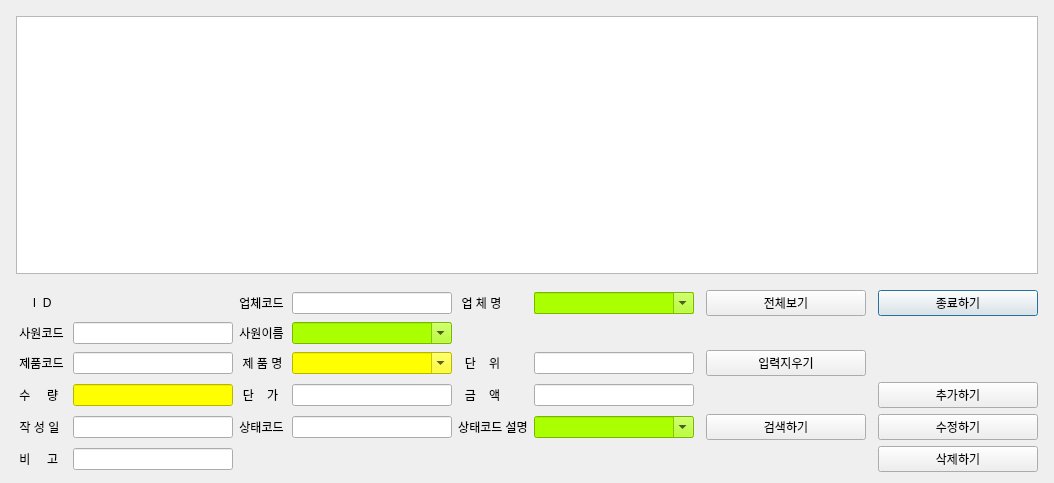
<?xml version="1.0" encoding="UTF-8"?>
<ui version="4.0">
 <class>ConsumableReceiptDialog</class>
 <widget class="QDialog" name="ConsumableReceiptDialog">
  <property name="geometry">
   <rect>
    <x>0</x>
    <y>0</y>
    <width>1054</width>
    <height>483</height>
   </rect>
  </property>
  <property name="sizePolicy">
   <sizepolicy hsizetype="Expanding" vsizetype="Expanding">
    <horstretch>0</horstretch>
    <verstretch>1</verstretch>
   </sizepolicy>
  </property>
  <property name="windowTitle">
   <string>매입내역</string>
  </property>
  <layout class="QGridLayout" name="gridLayout_2">
   <item row="0" column="0">
    <layout class="QGridLayout" name="gridLayout">
     <property name="leftMargin">
      <number>5</number>
     </property>
     <property name="topMargin">
      <number>5</number>
     </property>
     <property name="rightMargin">
      <number>5</number>
     </property>
     <item row="2" column="9">
      <widget class="QPushButton" name="pb_consumablereceipt_cancel">
       <property name="sizePolicy">
        <sizepolicy hsizetype="Expanding" vsizetype="Fixed">
         <horstretch>0</horstretch>
         <verstretch>0</verstretch>
        </sizepolicy>
       </property>
       <property name="text">
        <string>종료하기</string>
       </property>
      </widget>
     </item>
     <item row="2" column="0">
      <widget class="QLabel" name="label">
       <property name="sizePolicy">
        <sizepolicy hsizetype="Fixed" vsizetype="Fixed">
         <horstretch>0</horstretch>
         <verstretch>0</verstretch>
        </sizepolicy>
       </property>
       <property name="text">
        <string>     I  D    </string>
       </property>
       <property name="alignment">
        <set>Qt::AlignCenter</set>
       </property>
      </widget>
     </item>
     <item row="2" column="1">
      <widget class="QLabel" name="lbl_consumablereceipt_id">
       <property name="sizePolicy">
        <sizepolicy hsizetype="Expanding" vsizetype="Fixed">
         <horstretch>0</horstretch>
         <verstretch>0</verstretch>
        </sizepolicy>
       </property>
       <property name="text">
        <string/>
       </property>
      </widget>
     </item>
     <item row="4" column="4">
      <widget class="QLabel" name="label_5">
       <property name="sizePolicy">
        <sizepolicy hsizetype="Fixed" vsizetype="Fixed">
         <horstretch>0</horstretch>
         <verstretch>0</verstretch>
        </sizepolicy>
       </property>
       <property name="text">
        <string>  단    위  </string>
       </property>
       <property name="alignment">
        <set>Qt::AlignCenter</set>
       </property>
      </widget>
     </item>
     <item row="2" column="2">
      <widget class="QLabel" name="label_7">
       <property name="sizePolicy">
        <sizepolicy hsizetype="Fixed" vsizetype="Fixed">
         <horstretch>0</horstretch>
         <verstretch>0</verstretch>
        </sizepolicy>
       </property>
       <property name="text">
        <string>업체코드</string>
       </property>
       <property name="alignment">
        <set>Qt::AlignCenter</set>
       </property>
      </widget>
     </item>
     <item row="5" column="1">
      <widget class="QLineEdit" name="entry_consumablereceipt_qty">
       <property name="sizePolicy">
        <sizepolicy hsizetype="Expanding" vsizetype="Fixed">
         <horstretch>0</horstretch>
         <verstretch>0</verstretch>
        </sizepolicy>
       </property>
       <property name="palette">
        <palette>
         <active>
          <colorrole role="WindowText">
           <brush brushstyle="SolidPattern">
            <color alpha="255">
             <red>255</red>
             <green>255</green>
             <blue>255</blue>
            </color>
           </brush>
          </colorrole>
          <colorrole role="Button">
           <brush brushstyle="SolidPattern">
            <color alpha="255">
             <red>255</red>
             <green>255</green>
             <blue>0</blue>
            </color>
           </brush>
          </colorrole>
          <colorrole role="Base">
           <brush brushstyle="SolidPattern">
            <color alpha="255">
             <red>255</red>
             <green>255</green>
             <blue>0</blue>
            </color>
           </brush>
          </colorrole>
          <colorrole role="Window">
           <brush brushstyle="SolidPattern">
            <color alpha="255">
             <red>255</red>
             <green>255</green>
             <blue>0</blue>
            </color>
           </brush>
          </colorrole>
         </active>
         <inactive>
          <colorrole role="WindowText">
           <brush brushstyle="SolidPattern">
            <color alpha="255">
             <red>255</red>
             <green>255</green>
             <blue>255</blue>
            </color>
           </brush>
          </colorrole>
          <colorrole role="Button">
           <brush brushstyle="SolidPattern">
            <color alpha="255">
             <red>255</red>
             <green>255</green>
             <blue>0</blue>
            </color>
           </brush>
          </colorrole>
          <colorrole role="Base">
           <brush brushstyle="SolidPattern">
            <color alpha="255">
             <red>255</red>
             <green>255</green>
             <blue>0</blue>
            </color>
           </brush>
          </colorrole>
          <colorrole role="Window">
           <brush brushstyle="SolidPattern">
            <color alpha="255">
             <red>255</red>
             <green>255</green>
             <blue>0</blue>
            </color>
           </brush>
          </colorrole>
         </inactive>
         <disabled>
          <colorrole role="WindowText">
           <brush brushstyle="SolidPattern">
            <color alpha="255">
             <red>120</red>
             <green>120</green>
             <blue>120</blue>
            </color>
           </brush>
          </colorrole>
          <colorrole role="Button">
           <brush brushstyle="SolidPattern">
            <color alpha="255">
             <red>255</red>
             <green>255</green>
             <blue>0</blue>
            </color>
           </brush>
          </colorrole>
          <colorrole role="Base">
           <brush brushstyle="SolidPattern">
            <color alpha="255">
             <red>255</red>
             <green>255</green>
             <blue>0</blue>
            </color>
           </brush>
          </colorrole>
          <colorrole role="Window">
           <brush brushstyle="SolidPattern">
            <color alpha="255">
             <red>255</red>
             <green>255</green>
             <blue>0</blue>
            </color>
           </brush>
          </colorrole>
         </disabled>
        </palette>
       </property>
       <property name="styleSheet">
        <string notr="true">background-color: rgb(255, 255, 0);</string>
       </property>
      </widget>
     </item>
     <item row="4" column="5">
      <widget class="QLineEdit" name="entry_consumablereceipt_um">
       <property name="sizePolicy">
        <sizepolicy hsizetype="Expanding" vsizetype="Fixed">
         <horstretch>0</horstretch>
         <verstretch>0</verstretch>
        </sizepolicy>
       </property>
      </widget>
     </item>
     <item row="2" column="7">
      <widget class="QPushButton" name="pb_consumablereceipt_show">
       <property name="sizePolicy">
        <sizepolicy hsizetype="Expanding" vsizetype="Fixed">
         <horstretch>0</horstretch>
         <verstretch>0</verstretch>
        </sizepolicy>
       </property>
       <property name="text">
        <string>전체보기</string>
       </property>
      </widget>
     </item>
     <item row="1" column="0">
      <spacer name="verticalSpacer">
       <property name="orientation">
        <enum>Qt::Vertical</enum>
       </property>
       <property name="sizeHint" stdset="0">
        <size>
         <width>20</width>
         <height>10</height>
        </size>
       </property>
      </spacer>
     </item>
     <item row="4" column="0">
      <widget class="QLabel" name="label_2">
       <property name="sizePolicy">
        <sizepolicy hsizetype="Fixed" vsizetype="Fixed">
         <horstretch>0</horstretch>
         <verstretch>0</verstretch>
        </sizepolicy>
       </property>
       <property name="text">
        <string> 제품코드 </string>
       </property>
       <property name="alignment">
        <set>Qt::AlignCenter</set>
       </property>
      </widget>
     </item>
     <item row="2" column="3">
      <widget class="QLineEdit" name="entry_consumablereceipt_ccode">
       <property name="sizePolicy">
        <sizepolicy hsizetype="Expanding" vsizetype="Fixed">
         <horstretch>0</horstretch>
         <verstretch>0</verstretch>
        </sizepolicy>
       </property>
      </widget>
     </item>
     <item row="5" column="0">
      <widget class="QLabel" name="label_4">
       <property name="sizePolicy">
        <sizepolicy hsizetype="Fixed" vsizetype="Fixed">
         <horstretch>0</horstretch>
         <verstretch>0</verstretch>
        </sizepolicy>
       </property>
       <property name="text">
        <string> 수     량  </string>
       </property>
       <property name="alignment">
        <set>Qt::AlignCenter</set>
       </property>
      </widget>
     </item>
     <item row="2" column="4">
      <widget class="QLabel" name="label_8">
       <property name="sizePolicy">
        <sizepolicy hsizetype="Fixed" vsizetype="Fixed">
         <horstretch>0</horstretch>
         <verstretch>0</verstretch>
        </sizepolicy>
       </property>
       <property name="text">
        <string> 업 체 명 </string>
       </property>
       <property name="alignment">
        <set>Qt::AlignCenter</set>
       </property>
      </widget>
     </item>
     <item row="4" column="2">
      <widget class="QLabel" name="label_3">
       <property name="sizePolicy">
        <sizepolicy hsizetype="Fixed" vsizetype="Fixed">
         <horstretch>0</horstretch>
         <verstretch>0</verstretch>
        </sizepolicy>
       </property>
       <property name="text">
        <string> 제 품 명 </string>
       </property>
       <property name="alignment">
        <set>Qt::AlignCenter</set>
       </property>
      </widget>
     </item>
     <item row="5" column="2">
      <widget class="QLabel" name="label_9">
       <property name="sizePolicy">
        <sizepolicy hsizetype="Fixed" vsizetype="Fixed">
         <horstretch>0</horstretch>
         <verstretch>0</verstretch>
        </sizepolicy>
       </property>
       <property name="text">
        <string> 단    가 </string>
       </property>
       <property name="alignment">
        <set>Qt::AlignCenter</set>
       </property>
      </widget>
     </item>
     <item row="4" column="1">
      <widget class="QLineEdit" name="entry_consumablereceipt_pcode">
       <property name="sizePolicy">
        <sizepolicy hsizetype="Expanding" vsizetype="Fixed">
         <horstretch>0</horstretch>
         <verstretch>0</verstretch>
        </sizepolicy>
       </property>
      </widget>
     </item>
     <item row="5" column="3">
      <widget class="QLineEdit" name="entry_consumablereceipt_unitprice">
       <property name="sizePolicy">
        <sizepolicy hsizetype="Expanding" vsizetype="Fixed">
         <horstretch>0</horstretch>
         <verstretch>0</verstretch>
        </sizepolicy>
       </property>
      </widget>
     </item>
     <item row="6" column="1">
      <widget class="QLineEdit" name="entry_consumablereceipt_trxdt">
       <property name="sizePolicy">
        <sizepolicy hsizetype="Expanding" vsizetype="Fixed">
         <horstretch>0</horstretch>
         <verstretch>0</verstretch>
        </sizepolicy>
       </property>
      </widget>
     </item>
     <item row="6" column="2">
      <widget class="QLabel" name="label_11">
       <property name="sizePolicy">
        <sizepolicy hsizetype="Fixed" vsizetype="Fixed">
         <horstretch>0</horstretch>
         <verstretch>0</verstretch>
        </sizepolicy>
       </property>
       <property name="text">
        <string>상태코드</string>
       </property>
       <property name="alignment">
        <set>Qt::AlignCenter</set>
       </property>
      </widget>
     </item>
     <item row="6" column="0">
      <widget class="QLabel" name="label_10">
       <property name="sizePolicy">
        <sizepolicy hsizetype="Fixed" vsizetype="Fixed">
         <horstretch>0</horstretch>
         <verstretch>0</verstretch>
        </sizepolicy>
       </property>
       <property name="text">
        <string> 작 성 일 </string>
       </property>
       <property name="alignment">
        <set>Qt::AlignCenter</set>
       </property>
      </widget>
     </item>
     <item row="3" column="2">
      <widget class="QLabel" name="label_13">
       <property name="sizePolicy">
        <sizepolicy hsizetype="Fixed" vsizetype="Fixed">
         <horstretch>0</horstretch>
         <verstretch>0</verstretch>
        </sizepolicy>
       </property>
       <property name="text">
        <string>사원이름</string>
       </property>
       <property name="alignment">
        <set>Qt::AlignCenter</set>
       </property>
      </widget>
     </item>
     <item row="3" column="1">
      <widget class="QLineEdit" name="entry_consumablereceipt_ecode">
       <property name="sizePolicy">
        <sizepolicy hsizetype="Expanding" vsizetype="Fixed">
         <horstretch>0</horstretch>
         <verstretch>0</verstretch>
        </sizepolicy>
       </property>
      </widget>
     </item>
     <item row="3" column="0">
      <widget class="QLabel" name="label_12">
       <property name="sizePolicy">
        <sizepolicy hsizetype="Fixed" vsizetype="Fixed">
         <horstretch>0</horstretch>
         <verstretch>0</verstretch>
        </sizepolicy>
       </property>
       <property name="text">
        <string> 사원코드 </string>
       </property>
       <property name="alignment">
        <set>Qt::AlignCenter</set>
       </property>
      </widget>
     </item>
     <item row="2" column="5">
      <widget class="QComboBox" name="cb_consumablereceipt_cname">
       <property name="sizePolicy">
        <sizepolicy hsizetype="Expanding" vsizetype="Fixed">
         <horstretch>0</horstretch>
         <verstretch>0</verstretch>
        </sizepolicy>
       </property>
       <property name="autoFillBackground">
        <bool>true</bool>
       </property>
       <property name="styleSheet">
        <string notr="true">background-color: rgb(170, 255, 0);</string>
       </property>
       <property name="editable">
        <bool>true</bool>
       </property>
      </widget>
     </item>
     <item row="5" column="5">
      <widget class="QLineEdit" name="entry_consumablereceipt_amount">
       <property name="sizePolicy">
        <sizepolicy hsizetype="Expanding" vsizetype="Fixed">
         <horstretch>0</horstretch>
         <verstretch>0</verstretch>
        </sizepolicy>
       </property>
      </widget>
     </item>
     <item row="5" column="4">
      <widget class="QLabel" name="label_14">
       <property name="sizePolicy">
        <sizepolicy hsizetype="Fixed" vsizetype="Fixed">
         <horstretch>0</horstretch>
         <verstretch>0</verstretch>
        </sizepolicy>
       </property>
       <property name="text">
        <string>  금    액  </string>
       </property>
       <property name="alignment">
        <set>Qt::AlignCenter</set>
       </property>
      </widget>
     </item>
     <item row="3" column="3">
      <widget class="QComboBox" name="cb_consumablereceipt_ename">
       <property name="sizePolicy">
        <sizepolicy hsizetype="Expanding" vsizetype="Fixed">
         <horstretch>0</horstretch>
         <verstretch>0</verstretch>
        </sizepolicy>
       </property>
       <property name="styleSheet">
        <string notr="true">background-color: rgb(170, 255, 0);</string>
       </property>
       <property name="editable">
        <bool>true</bool>
       </property>
      </widget>
     </item>
     <item row="4" column="3">
      <widget class="QComboBox" name="cb_consumablereceipt_pname">
       <property name="sizePolicy">
        <sizepolicy hsizetype="Expanding" vsizetype="Fixed">
         <horstretch>0</horstretch>
         <verstretch>0</verstretch>
        </sizepolicy>
       </property>
       <property name="palette">
        <palette>
         <active>
          <colorrole role="WindowText">
           <brush brushstyle="SolidPattern">
            <color alpha="255">
             <red>0</red>
             <green>0</green>
             <blue>0</blue>
            </color>
           </brush>
          </colorrole>
          <colorrole role="Button">
           <brush brushstyle="SolidPattern">
            <color alpha="255">
             <red>255</red>
             <green>255</green>
             <blue>0</blue>
            </color>
           </brush>
          </colorrole>
          <colorrole role="Light">
           <brush brushstyle="SolidPattern">
            <color alpha="255">
             <red>255</red>
             <green>127</green>
             <blue>127</blue>
            </color>
           </brush>
          </colorrole>
          <colorrole role="Midlight">
           <brush brushstyle="SolidPattern">
            <color alpha="255">
             <red>255</red>
             <green>63</green>
             <blue>63</blue>
            </color>
           </brush>
          </colorrole>
          <colorrole role="Dark">
           <brush brushstyle="SolidPattern">
            <color alpha="255">
             <red>127</red>
             <green>0</green>
             <blue>0</blue>
            </color>
           </brush>
          </colorrole>
          <colorrole role="Mid">
           <brush brushstyle="SolidPattern">
            <color alpha="255">
             <red>170</red>
             <green>0</green>
             <blue>0</blue>
            </color>
           </brush>
          </colorrole>
          <colorrole role="Text">
           <brush brushstyle="SolidPattern">
            <color alpha="255">
             <red>0</red>
             <green>0</green>
             <blue>0</blue>
            </color>
           </brush>
          </colorrole>
          <colorrole role="BrightText">
           <brush brushstyle="SolidPattern">
            <color alpha="255">
             <red>255</red>
             <green>255</green>
             <blue>255</blue>
            </color>
           </brush>
          </colorrole>
          <colorrole role="ButtonText">
           <brush brushstyle="SolidPattern">
            <color alpha="255">
             <red>0</red>
             <green>0</green>
             <blue>0</blue>
            </color>
           </brush>
          </colorrole>
          <colorrole role="Base">
           <brush brushstyle="SolidPattern">
            <color alpha="255">
             <red>255</red>
             <green>255</green>
             <blue>0</blue>
            </color>
           </brush>
          </colorrole>
          <colorrole role="Window">
           <brush brushstyle="SolidPattern">
            <color alpha="255">
             <red>255</red>
             <green>255</green>
             <blue>0</blue>
            </color>
           </brush>
          </colorrole>
          <colorrole role="Shadow">
           <brush brushstyle="SolidPattern">
            <color alpha="255">
             <red>0</red>
             <green>0</green>
             <blue>0</blue>
            </color>
           </brush>
          </colorrole>
          <colorrole role="AlternateBase">
           <brush brushstyle="SolidPattern">
            <color alpha="255">
             <red>255</red>
             <green>127</green>
             <blue>127</blue>
            </color>
           </brush>
          </colorrole>
          <colorrole role="ToolTipBase">
           <brush brushstyle="SolidPattern">
            <color alpha="255">
             <red>255</red>
             <green>255</green>
             <blue>220</blue>
            </color>
           </brush>
          </colorrole>
          <colorrole role="ToolTipText">
           <brush brushstyle="SolidPattern">
            <color alpha="255">
             <red>0</red>
             <green>0</green>
             <blue>0</blue>
            </color>
           </brush>
          </colorrole>
         </active>
         <inactive>
          <colorrole role="WindowText">
           <brush brushstyle="SolidPattern">
            <color alpha="255">
             <red>0</red>
             <green>0</green>
             <blue>0</blue>
            </color>
           </brush>
          </colorrole>
          <colorrole role="Button">
           <brush brushstyle="SolidPattern">
            <color alpha="255">
             <red>255</red>
             <green>255</green>
             <blue>0</blue>
            </color>
           </brush>
          </colorrole>
          <colorrole role="Light">
           <brush brushstyle="SolidPattern">
            <color alpha="255">
             <red>255</red>
             <green>127</green>
             <blue>127</blue>
            </color>
           </brush>
          </colorrole>
          <colorrole role="Midlight">
           <brush brushstyle="SolidPattern">
            <color alpha="255">
             <red>255</red>
             <green>63</green>
             <blue>63</blue>
            </color>
           </brush>
          </colorrole>
          <colorrole role="Dark">
           <brush brushstyle="SolidPattern">
            <color alpha="255">
             <red>127</red>
             <green>0</green>
             <blue>0</blue>
            </color>
           </brush>
          </colorrole>
          <colorrole role="Mid">
           <brush brushstyle="SolidPattern">
            <color alpha="255">
             <red>170</red>
             <green>0</green>
             <blue>0</blue>
            </color>
           </brush>
          </colorrole>
          <colorrole role="Text">
           <brush brushstyle="SolidPattern">
            <color alpha="255">
             <red>0</red>
             <green>0</green>
             <blue>0</blue>
            </color>
           </brush>
          </colorrole>
          <colorrole role="BrightText">
           <brush brushstyle="SolidPattern">
            <color alpha="255">
             <red>255</red>
             <green>255</green>
             <blue>255</blue>
            </color>
           </brush>
          </colorrole>
          <colorrole role="ButtonText">
           <brush brushstyle="SolidPattern">
            <color alpha="255">
             <red>0</red>
             <green>0</green>
             <blue>0</blue>
            </color>
           </brush>
          </colorrole>
          <colorrole role="Base">
           <brush brushstyle="SolidPattern">
            <color alpha="255">
             <red>255</red>
             <green>255</green>
             <blue>0</blue>
            </color>
           </brush>
          </colorrole>
          <colorrole role="Window">
           <brush brushstyle="SolidPattern">
            <color alpha="255">
             <red>255</red>
             <green>255</green>
             <blue>0</blue>
            </color>
           </brush>
          </colorrole>
          <colorrole role="Shadow">
           <brush brushstyle="SolidPattern">
            <color alpha="255">
             <red>0</red>
             <green>0</green>
             <blue>0</blue>
            </color>
           </brush>
          </colorrole>
          <colorrole role="AlternateBase">
           <brush brushstyle="SolidPattern">
            <color alpha="255">
             <red>255</red>
             <green>127</green>
             <blue>127</blue>
            </color>
           </brush>
          </colorrole>
          <colorrole role="ToolTipBase">
           <brush brushstyle="SolidPattern">
            <color alpha="255">
             <red>255</red>
             <green>255</green>
             <blue>220</blue>
            </color>
           </brush>
          </colorrole>
          <colorrole role="ToolTipText">
           <brush brushstyle="SolidPattern">
            <color alpha="255">
             <red>0</red>
             <green>0</green>
             <blue>0</blue>
            </color>
           </brush>
          </colorrole>
         </inactive>
         <disabled>
          <colorrole role="WindowText">
           <brush brushstyle="SolidPattern">
            <color alpha="255">
             <red>127</red>
             <green>0</green>
             <blue>0</blue>
            </color>
           </brush>
          </colorrole>
          <colorrole role="Button">
           <brush brushstyle="SolidPattern">
            <color alpha="255">
             <red>255</red>
             <green>255</green>
             <blue>0</blue>
            </color>
           </brush>
          </colorrole>
          <colorrole role="Light">
           <brush brushstyle="SolidPattern">
            <color alpha="255">
             <red>255</red>
             <green>127</green>
             <blue>127</blue>
            </color>
           </brush>
          </colorrole>
          <colorrole role="Midlight">
           <brush brushstyle="SolidPattern">
            <color alpha="255">
             <red>255</red>
             <green>63</green>
             <blue>63</blue>
            </color>
           </brush>
          </colorrole>
          <colorrole role="Dark">
           <brush brushstyle="SolidPattern">
            <color alpha="255">
             <red>127</red>
             <green>0</green>
             <blue>0</blue>
            </color>
           </brush>
          </colorrole>
          <colorrole role="Mid">
           <brush brushstyle="SolidPattern">
            <color alpha="255">
             <red>170</red>
             <green>0</green>
             <blue>0</blue>
            </color>
           </brush>
          </colorrole>
          <colorrole role="Text">
           <brush brushstyle="SolidPattern">
            <color alpha="255">
             <red>127</red>
             <green>0</green>
             <blue>0</blue>
            </color>
           </brush>
          </colorrole>
          <colorrole role="BrightText">
           <brush brushstyle="SolidPattern">
            <color alpha="255">
             <red>255</red>
             <green>255</green>
             <blue>255</blue>
            </color>
           </brush>
          </colorrole>
          <colorrole role="ButtonText">
           <brush brushstyle="SolidPattern">
            <color alpha="255">
             <red>127</red>
             <green>0</green>
             <blue>0</blue>
            </color>
           </brush>
          </colorrole>
          <colorrole role="Base">
           <brush brushstyle="SolidPattern">
            <color alpha="255">
             <red>255</red>
             <green>255</green>
             <blue>0</blue>
            </color>
           </brush>
          </colorrole>
          <colorrole role="Window">
           <brush brushstyle="SolidPattern">
            <color alpha="255">
             <red>255</red>
             <green>255</green>
             <blue>0</blue>
            </color>
           </brush>
          </colorrole>
          <colorrole role="Shadow">
           <brush brushstyle="SolidPattern">
            <color alpha="255">
             <red>0</red>
             <green>0</green>
             <blue>0</blue>
            </color>
           </brush>
          </colorrole>
          <colorrole role="AlternateBase">
           <brush brushstyle="SolidPattern">
            <color alpha="255">
             <red>255</red>
             <green>0</green>
             <blue>0</blue>
            </color>
           </brush>
          </colorrole>
          <colorrole role="ToolTipBase">
           <brush brushstyle="SolidPattern">
            <color alpha="255">
             <red>255</red>
             <green>255</green>
             <blue>220</blue>
            </color>
           </brush>
          </colorrole>
          <colorrole role="ToolTipText">
           <brush brushstyle="SolidPattern">
            <color alpha="255">
             <red>0</red>
             <green>0</green>
             <blue>0</blue>
            </color>
           </brush>
          </colorrole>
         </disabled>
        </palette>
       </property>
       <property name="styleSheet">
        <string notr="true">background-color: rgb(255, 255, 0);</string>
       </property>
       <property name="editable">
        <bool>true</bool>
       </property>
      </widget>
     </item>
     <item row="7" column="0">
      <widget class="QLabel" name="label_6">
       <property name="sizePolicy">
        <sizepolicy hsizetype="Fixed" vsizetype="Fixed">
         <horstretch>0</horstretch>
         <verstretch>0</verstretch>
        </sizepolicy>
       </property>
       <property name="text">
        <string> 비     고  </string>
       </property>
       <property name="alignment">
        <set>Qt::AlignCenter</set>
       </property>
      </widget>
     </item>
     <item row="7" column="1">
      <widget class="QLineEdit" name="entry_consumablereceipt_remark">
       <property name="sizePolicy">
        <sizepolicy hsizetype="Expanding" vsizetype="Fixed">
         <horstretch>0</horstretch>
         <verstretch>0</verstretch>
        </sizepolicy>
       </property>
      </widget>
     </item>
     <item row="6" column="5">
      <widget class="QComboBox" name="cb_consumablereceipt_status_descr">
       <property name="sizePolicy">
        <sizepolicy hsizetype="Expanding" vsizetype="Fixed">
         <horstretch>0</horstretch>
         <verstretch>0</verstretch>
        </sizepolicy>
       </property>
       <property name="palette">
        <palette>
         <active>
          <colorrole role="WindowText">
           <brush brushstyle="SolidPattern">
            <color alpha="255">
             <red>0</red>
             <green>0</green>
             <blue>0</blue>
            </color>
           </brush>
          </colorrole>
          <colorrole role="Button">
           <brush brushstyle="SolidPattern">
            <color alpha="255">
             <red>170</red>
             <green>255</green>
             <blue>0</blue>
            </color>
           </brush>
          </colorrole>
          <colorrole role="Light">
           <brush brushstyle="SolidPattern">
            <color alpha="255">
             <red>255</red>
             <green>255</green>
             <blue>127</blue>
            </color>
           </brush>
          </colorrole>
          <colorrole role="Midlight">
           <brush brushstyle="SolidPattern">
            <color alpha="255">
             <red>255</red>
             <green>255</green>
             <blue>63</blue>
            </color>
           </brush>
          </colorrole>
          <colorrole role="Dark">
           <brush brushstyle="SolidPattern">
            <color alpha="255">
             <red>127</red>
             <green>127</green>
             <blue>0</blue>
            </color>
           </brush>
          </colorrole>
          <colorrole role="Mid">
           <brush brushstyle="SolidPattern">
            <color alpha="255">
             <red>170</red>
             <green>170</green>
             <blue>0</blue>
            </color>
           </brush>
          </colorrole>
          <colorrole role="Text">
           <brush brushstyle="SolidPattern">
            <color alpha="255">
             <red>0</red>
             <green>0</green>
             <blue>0</blue>
            </color>
           </brush>
          </colorrole>
          <colorrole role="BrightText">
           <brush brushstyle="SolidPattern">
            <color alpha="255">
             <red>255</red>
             <green>255</green>
             <blue>255</blue>
            </color>
           </brush>
          </colorrole>
          <colorrole role="ButtonText">
           <brush brushstyle="SolidPattern">
            <color alpha="255">
             <red>0</red>
             <green>0</green>
             <blue>0</blue>
            </color>
           </brush>
          </colorrole>
          <colorrole role="Base">
           <brush brushstyle="SolidPattern">
            <color alpha="255">
             <red>170</red>
             <green>255</green>
             <blue>0</blue>
            </color>
           </brush>
          </colorrole>
          <colorrole role="Window">
           <brush brushstyle="SolidPattern">
            <color alpha="255">
             <red>170</red>
             <green>255</green>
             <blue>0</blue>
            </color>
           </brush>
          </colorrole>
          <colorrole role="Shadow">
           <brush brushstyle="SolidPattern">
            <color alpha="255">
             <red>0</red>
             <green>0</green>
             <blue>0</blue>
            </color>
           </brush>
          </colorrole>
          <colorrole role="AlternateBase">
           <brush brushstyle="SolidPattern">
            <color alpha="255">
             <red>255</red>
             <green>255</green>
             <blue>127</blue>
            </color>
           </brush>
          </colorrole>
          <colorrole role="ToolTipBase">
           <brush brushstyle="SolidPattern">
            <color alpha="255">
             <red>255</red>
             <green>255</green>
             <blue>220</blue>
            </color>
           </brush>
          </colorrole>
          <colorrole role="ToolTipText">
           <brush brushstyle="SolidPattern">
            <color alpha="255">
             <red>0</red>
             <green>0</green>
             <blue>0</blue>
            </color>
           </brush>
          </colorrole>
         </active>
         <inactive>
          <colorrole role="WindowText">
           <brush brushstyle="SolidPattern">
            <color alpha="255">
             <red>0</red>
             <green>0</green>
             <blue>0</blue>
            </color>
           </brush>
          </colorrole>
          <colorrole role="Button">
           <brush brushstyle="SolidPattern">
            <color alpha="255">
             <red>170</red>
             <green>255</green>
             <blue>0</blue>
            </color>
           </brush>
          </colorrole>
          <colorrole role="Light">
           <brush brushstyle="SolidPattern">
            <color alpha="255">
             <red>255</red>
             <green>255</green>
             <blue>127</blue>
            </color>
           </brush>
          </colorrole>
          <colorrole role="Midlight">
           <brush brushstyle="SolidPattern">
            <color alpha="255">
             <red>255</red>
             <green>255</green>
             <blue>63</blue>
            </color>
           </brush>
          </colorrole>
          <colorrole role="Dark">
           <brush brushstyle="SolidPattern">
            <color alpha="255">
             <red>127</red>
             <green>127</green>
             <blue>0</blue>
            </color>
           </brush>
          </colorrole>
          <colorrole role="Mid">
           <brush brushstyle="SolidPattern">
            <color alpha="255">
             <red>170</red>
             <green>170</green>
             <blue>0</blue>
            </color>
           </brush>
          </colorrole>
          <colorrole role="Text">
           <brush brushstyle="SolidPattern">
            <color alpha="255">
             <red>0</red>
             <green>0</green>
             <blue>0</blue>
            </color>
           </brush>
          </colorrole>
          <colorrole role="BrightText">
           <brush brushstyle="SolidPattern">
            <color alpha="255">
             <red>255</red>
             <green>255</green>
             <blue>255</blue>
            </color>
           </brush>
          </colorrole>
          <colorrole role="ButtonText">
           <brush brushstyle="SolidPattern">
            <color alpha="255">
             <red>0</red>
             <green>0</green>
             <blue>0</blue>
            </color>
           </brush>
          </colorrole>
          <colorrole role="Base">
           <brush brushstyle="SolidPattern">
            <color alpha="255">
             <red>170</red>
             <green>255</green>
             <blue>0</blue>
            </color>
           </brush>
          </colorrole>
          <colorrole role="Window">
           <brush brushstyle="SolidPattern">
            <color alpha="255">
             <red>170</red>
             <green>255</green>
             <blue>0</blue>
            </color>
           </brush>
          </colorrole>
          <colorrole role="Shadow">
           <brush brushstyle="SolidPattern">
            <color alpha="255">
             <red>0</red>
             <green>0</green>
             <blue>0</blue>
            </color>
           </brush>
          </colorrole>
          <colorrole role="AlternateBase">
           <brush brushstyle="SolidPattern">
            <color alpha="255">
             <red>255</red>
             <green>255</green>
             <blue>127</blue>
            </color>
           </brush>
          </colorrole>
          <colorrole role="ToolTipBase">
           <brush brushstyle="SolidPattern">
            <color alpha="255">
             <red>255</red>
             <green>255</green>
             <blue>220</blue>
            </color>
           </brush>
          </colorrole>
          <colorrole role="ToolTipText">
           <brush brushstyle="SolidPattern">
            <color alpha="255">
             <red>0</red>
             <green>0</green>
             <blue>0</blue>
            </color>
           </brush>
          </colorrole>
         </inactive>
         <disabled>
          <colorrole role="WindowText">
           <brush brushstyle="SolidPattern">
            <color alpha="255">
             <red>127</red>
             <green>127</green>
             <blue>0</blue>
            </color>
           </brush>
          </colorrole>
          <colorrole role="Button">
           <brush brushstyle="SolidPattern">
            <color alpha="255">
             <red>170</red>
             <green>255</green>
             <blue>0</blue>
            </color>
           </brush>
          </colorrole>
          <colorrole role="Light">
           <brush brushstyle="SolidPattern">
            <color alpha="255">
             <red>255</red>
             <green>255</green>
             <blue>127</blue>
            </color>
           </brush>
          </colorrole>
          <colorrole role="Midlight">
           <brush brushstyle="SolidPattern">
            <color alpha="255">
             <red>255</red>
             <green>255</green>
             <blue>63</blue>
            </color>
           </brush>
          </colorrole>
          <colorrole role="Dark">
           <brush brushstyle="SolidPattern">
            <color alpha="255">
             <red>127</red>
             <green>127</green>
             <blue>0</blue>
            </color>
           </brush>
          </colorrole>
          <colorrole role="Mid">
           <brush brushstyle="SolidPattern">
            <color alpha="255">
             <red>170</red>
             <green>170</green>
             <blue>0</blue>
            </color>
           </brush>
          </colorrole>
          <colorrole role="Text">
           <brush brushstyle="SolidPattern">
            <color alpha="255">
             <red>127</red>
             <green>127</green>
             <blue>0</blue>
            </color>
           </brush>
          </colorrole>
          <colorrole role="BrightText">
           <brush brushstyle="SolidPattern">
            <color alpha="255">
             <red>255</red>
             <green>255</green>
             <blue>255</blue>
            </color>
           </brush>
          </colorrole>
          <colorrole role="ButtonText">
           <brush brushstyle="SolidPattern">
            <color alpha="255">
             <red>127</red>
             <green>127</green>
             <blue>0</blue>
            </color>
           </brush>
          </colorrole>
          <colorrole role="Base">
           <brush brushstyle="SolidPattern">
            <color alpha="255">
             <red>170</red>
             <green>255</green>
             <blue>0</blue>
            </color>
           </brush>
          </colorrole>
          <colorrole role="Window">
           <brush brushstyle="SolidPattern">
            <color alpha="255">
             <red>170</red>
             <green>255</green>
             <blue>0</blue>
            </color>
           </brush>
          </colorrole>
          <colorrole role="Shadow">
           <brush brushstyle="SolidPattern">
            <color alpha="255">
             <red>0</red>
             <green>0</green>
             <blue>0</blue>
            </color>
           </brush>
          </colorrole>
          <colorrole role="AlternateBase">
           <brush brushstyle="SolidPattern">
            <color alpha="255">
             <red>255</red>
             <green>255</green>
             <blue>0</blue>
            </color>
           </brush>
          </colorrole>
          <colorrole role="ToolTipBase">
           <brush brushstyle="SolidPattern">
            <color alpha="255">
             <red>255</red>
             <green>255</green>
             <blue>220</blue>
            </color>
           </brush>
          </colorrole>
          <colorrole role="ToolTipText">
           <brush brushstyle="SolidPattern">
            <color alpha="255">
             <red>0</red>
             <green>0</green>
             <blue>0</blue>
            </color>
           </brush>
          </colorrole>
         </disabled>
        </palette>
       </property>
       <property name="styleSheet">
        <string notr="true">background-color: rgb(170, 255, 0);</string>
       </property>
       <property name="editable">
        <bool>true</bool>
       </property>
      </widget>
     </item>
     <item row="6" column="3">
      <widget class="QLineEdit" name="entry_consumablereceipt_status">
       <property name="sizePolicy">
        <sizepolicy hsizetype="Expanding" vsizetype="Fixed">
         <horstretch>0</horstretch>
         <verstretch>0</verstretch>
        </sizepolicy>
       </property>
      </widget>
     </item>
     <item row="6" column="4">
      <widget class="QLabel" name="label_15">
       <property name="sizePolicy">
        <sizepolicy hsizetype="Fixed" vsizetype="Fixed">
         <horstretch>0</horstretch>
         <verstretch>0</verstretch>
        </sizepolicy>
       </property>
       <property name="text">
        <string>상태코드 설명</string>
       </property>
       <property name="alignment">
        <set>Qt::AlignCenter</set>
       </property>
      </widget>
     </item>
     <item row="7" column="9">
      <widget class="QPushButton" name="pb_consumablereceipt_delete">
       <property name="sizePolicy">
        <sizepolicy hsizetype="Expanding" vsizetype="Fixed">
         <horstretch>0</horstretch>
         <verstretch>0</verstretch>
        </sizepolicy>
       </property>
       <property name="text">
        <string>삭제하기</string>
       </property>
      </widget>
     </item>
     <item row="6" column="9">
      <widget class="QPushButton" name="pb_consumablereceipt_update">
       <property name="sizePolicy">
        <sizepolicy hsizetype="Expanding" vsizetype="Fixed">
         <horstretch>0</horstretch>
         <verstretch>0</verstretch>
        </sizepolicy>
       </property>
       <property name="text">
        <string>수정하기</string>
       </property>
      </widget>
     </item>
     <item row="5" column="9">
      <widget class="QPushButton" name="pb_consumablereceipt_insert">
       <property name="sizePolicy">
        <sizepolicy hsizetype="Expanding" vsizetype="Fixed">
         <horstretch>0</horstretch>
         <verstretch>0</verstretch>
        </sizepolicy>
       </property>
       <property name="text">
        <string>추가하기</string>
       </property>
      </widget>
     </item>
     <item row="6" column="7">
      <widget class="QPushButton" name="pb_consumablereceipt_search">
       <property name="sizePolicy">
        <sizepolicy hsizetype="Expanding" vsizetype="Fixed">
         <horstretch>0</horstretch>
         <verstretch>0</verstretch>
        </sizepolicy>
       </property>
       <property name="text">
        <string>검색하기</string>
       </property>
      </widget>
     </item>
     <item row="4" column="7">
      <widget class="QPushButton" name="pb_consumablereceipt_clear">
       <property name="sizePolicy">
        <sizepolicy hsizetype="Expanding" vsizetype="Fixed">
         <horstretch>0</horstretch>
         <verstretch>0</verstretch>
        </sizepolicy>
       </property>
       <property name="text">
        <string>입력지우기</string>
       </property>
      </widget>
     </item>
     <item row="0" column="0" colspan="10">
      <widget class="QTableView" name="tv_consumablereceipt">
       <property name="sizePolicy">
        <sizepolicy hsizetype="Expanding" vsizetype="Expanding">
         <horstretch>0</horstretch>
         <verstretch>1</verstretch>
        </sizepolicy>
       </property>
      </widget>
     </item>
    </layout>
   </item>
  </layout>
 </widget>
 <resources/>
 <connections/>
</ui>
